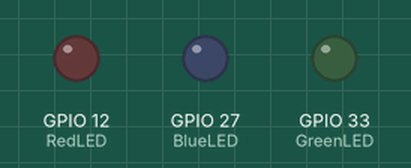
Simulated run of this sketch. Board: ESP32. Parts: output pins drawn as LEDs (lit = HIGH).

Above: at 0.7 s.
At 5.7 s:
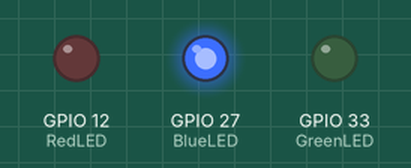
At 7.7 s:
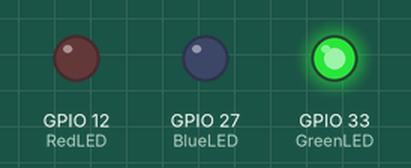
At 13.7 s:
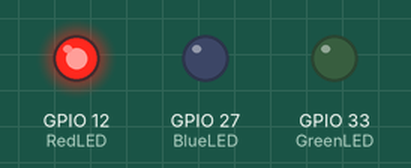
Timing chart, 0 to 15.6 s (numbered marks = the images above):
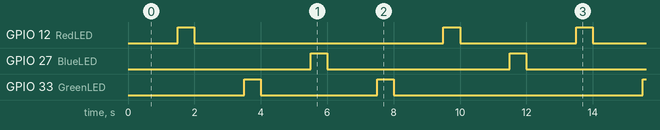

Measured:
- by itself, GPIO 12 (RedLED): repeats every 12.0 s: LOW 7.5 s, HIGH 0.50 s, LOW 3.5 s, HIGH 0.50 s
- by itself, GPIO 27 (BlueLED): alternates HIGH for 0.50 s and LOW for 5.5 s
- by itself, GPIO 33 (GreenLED): repeats every 12.0 s: LOW 3.5 s, HIGH 0.50 s, LOW 7.5 s, HIGH 0.50 s

The sketch:

blinkwithoutdelay.ino
```cpp
const int RedLED = 12;
const int GreenLED = 33;
const int BlueLED = 27;


int ledState=LOW;

unsigned long previousMillis = 0;
int color=0;

 const long interval=500;

void setup() {

  //pinMode(ledPin, OUTPUT);
  pinMode(RedLED, OUTPUT);
  pinMode(GreenLED, OUTPUT);
  pinMode(BlueLED, OUTPUT);
}

void loop() {

  unsigned long currentMillis = millis();


  if (currentMillis - previousMillis >= interval) {

    previousMillis = currentMillis;


    if (ledState == LOW) {
      ledState = HIGH;
        color+=1;

      }
    else
    {
      ledState=LOW;
    }

      if(color%6==0)
    {
      digitalWrite(BlueLED, ledState);
    }
    else if(color%4==0)
    {
      digitalWrite(GreenLED, ledState);
    }
    else if(color%2==0)
    {
      digitalWrite(RedLED, ledState);
    }
  }


}
```
